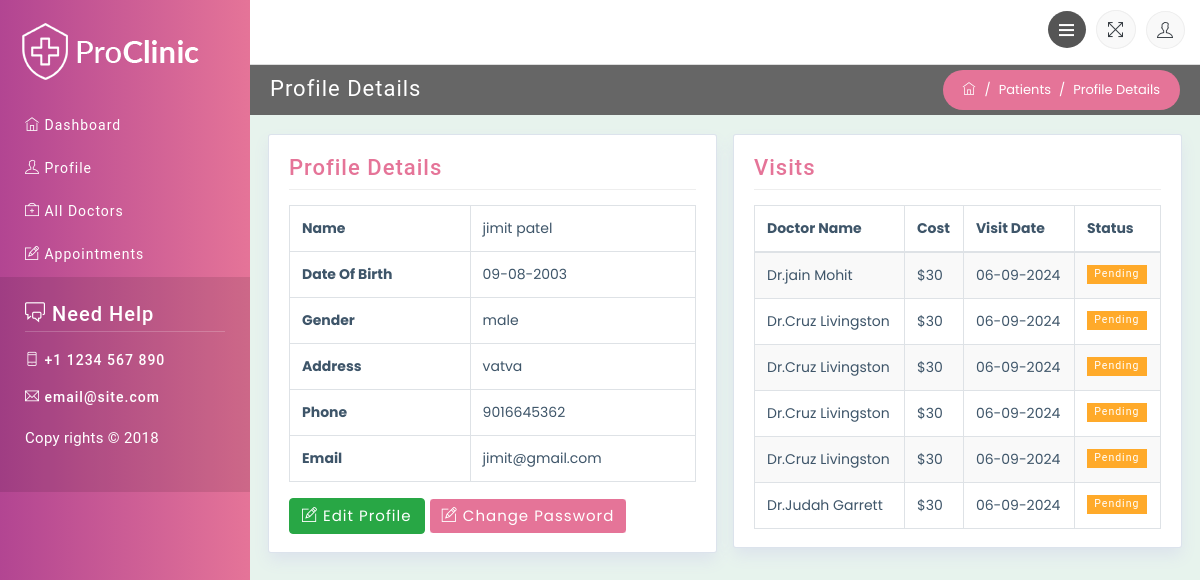
The app's page /patient/patient-profile/ (signed in) with its own data.
### patient/models.py (models this page shows, shortened)
class Patient(BaseModel):
    user = models.ForeignKey(CustomUser, on_delete=models.CASCADE)

class Appointment(BaseModel):
    STATUS_CHOICES = [
        ('P', 'Pending'),
        ('C', 'Confirmed'),
        ('D', 'Completed'),
        ('X', 'Canceled'),
    ]
    status = models.CharField(max_length=1, choices=STATUS_CHOICES, default='P')
    patient =  models.ForeignKey(Patient, on_delete=models.CASCADE)
    doctor = models.ForeignKey('doctor.Doctor', on_delete=models.CASCADE)
    disease = models.ForeignKey('custom_admin.Disease', on_delete=models.CASCADE)
    appointment_date = models.DateField()
    appointment_time = models.TimeField()
    end_time = models.TimeField(null=True, blank=True)

### user/models.py (models this page shows, shortened)
class CustomUser(AbstractUser):
    Patient = "Patient"
    Doctor = "Doctor"
    Admin = 'Admin'
    GENDER_CHOICES = [
        ('male', 'Male'),
        ('female', 'Female'),
        ('other', 'Other'),
    ]
    ROLE_CHOICES = [
        (Patient, 'Patient'),
        (Doctor, 'Doctor'),
        (Admin, 'Admin')
    ]
    username = None
    role = models.CharField(max_length=10, choices=ROLE_CHOICES, default=Patient)
    phone_number = models.CharField(max_length=15, blank=True, null=True)
    date_of_birth = models.DateField(blank=True, null=True)
    gender = models.CharField(max_length=10, choices=GENDER_CHOICES, blank=True, null=True)
    address = models.CharField(max_length=255, blank=True, null=True)
    age = models.IntegerField(null=True, blank=True)
    email = models.EmailField(unique=True)
    USERNAME_FIELD = 'email'
    REQUIRED_FIELDS = []
    objects = CustomUserManager()

### doctor/models.py (models this page shows, shortened)
class Doctor(BaseModel):
    user = models.ForeignKey(CustomUser, on_delete=models.CASCADE)
    specialization = models.ForeignKey(Specialization, on_delete=models.CASCADE)
    experience = models.IntegerField()
    doctor_details = models.CharField(max_length=200)
    profile_photo = models.ImageField(upload_to='doctor_photos/', null=True, blank=True)

### patient/views.py (the view)
# urls.py: path('patient-profile/', PatientProfileView.as_view(), name='patient-profile'),
class PatientProfileView(PatientLoginRequiredMixin, TemplateView):
    template_name = 'patient/about-patient.html'
    def get_context_data(self, **kwargs):
        context = super().get_context_data(**kwargs)
        patient = Patient.objects.get(user=self.request.user)
        context['patient'] = patient
        context['appointments'] = Appointment.objects.filter(patient=patient)
        return context

### user/mixins.py (called while the page is built)
    def dispatch(self, request, *args, **kwargs):
        if not request.user.is_authenticated:
            return self.handle_no_permission()
        allowed_user_types = ['Patient']
        if request.user.role not in allowed_user_types:
            return redirect(self.login_url)
        return super().dispatch(request, *args, **kwargs)

### templates/patient/about-patient.html
{% extends "patient/base.html" %}
{% load static %}
{% block content %}
        <div class="row no-margin-padding">
          <div class="col-md-6">
            <h3 class="block-title">Profile Details</h3>
          </div>
          <div class="col-md-6">
            <ol class="breadcrumb">
              <li class="breadcrumb-item">
                <a href="{% url "patient:user_index" %}">
                  <span class="ti-home"></span>
                </a>
              </li>
              <li class="breadcrumb-item">Patients</li>
              <li class="breadcrumb-item active">Profile Details</li>
            </ol>
          </div>
        </div>
        <div class="container-fluid">
          <div class="row">
            <div class="col-md-6">
              <div class="widget-area-2 proclinic-box-shadow">
                <h3 class="widget-title">Profile Details</h3>
                <div class="table-responsive">
                  <table class="table table-bordered">
                    <tbody>
                      <tr>
                        <td><strong>Name</strong></td>
                        <td>{{ patient.user.first_name }} {{ patient.user.last_name }} </td>
                      </tr>
                      <tr>
                        <td><strong>Date Of Birth</strong></td>
                        <td>{{ patient.user.date_of_birth|date:'d-m-Y'  }}</td>
                      </tr>
                      <tr>
                        <td><strong>Gender</strong></td>
                        <td>{{ patient.user.gender }}</td>
                      </tr>
                      <tr>
                        <td><strong>Address</strong></td>
                        <td>{{ patient.user.address }}</td>
                      </tr>
                      <tr>
                        <td><strong>Phone </strong></td>
                        <td>{{ patient.user.phone_number }}</td>
                      </tr>
                      <tr>
                        <td><strong>Email</strong></td>
                        <td>{{ patient.user.email }}</td>
                      </tr>
                    </tbody>
                  </table>
                </div>
                <a href="{% url "patient:edit-profile" %}" class="btn btn-success mb-3">
                  <span class="ti-pencil-alt"></span> Edit Profile
                </a>
                <a href="{% url "user:change-password" %}" class="btn btn-primary mb-3 ">
                  <span class="ti-pencil-alt"></span> Change Password
                </a>
              </div>
            </div>
            <div class="col-md-6">
              <div class="widget-area-2 proclinic-box-shadow">
                <h3 class="widget-title">Visits</h3>
                <div class="table-responsive">
                  <table class="table table-bordered table-striped">
                    <thead>
                      <tr>
                        <th>Doctor Name</th>
                        <th>Cost</th>
                        <th>Visit Date</th>
                        <th>Status</th>
                      </tr>
                    </thead>
                    <tbody>
                      {% for appointment in appointments %}
                      <tr>
                        <td>Dr.{{ appointment.doctor.user.first_name }} {{ appointment.doctor.user.last_name }}</td>
                        <td>$30</td>
                        <td>{{ appointment.appointment_date|date:'d-m-Y' }}</td>
                        <td>
                          {% if appointment.status == 'P' %}
                              <span class="badge badge-warning">Pending</span>
                          {% elif appointment.status == 'C' %}
                              <span class="badge badge-success">Confirmed</span>
                          {% elif appointment.status == 'D' %}
                              <span class="badge badge-primary">Completed</span>
                          {% elif appointment.status == 'X' %}
                              <span class="badge badge-danger">Canceled</span>
                          {% else %}
                              <span class="badge badge-secondary">Unknown</span>
                          {% endif %}
                      </td>
                      </tr>
                      {% endfor %}
                    </tbody>
                  </table>
                </div>
              </div>
            </div>
          </div>
        </div>
      </div>
    </div>
   {% endblock %}

### static/css/styles.css (style rules this page uses)
body { font-family: 'Poppins', sans-serif; background: #fafafa; color: #3e5569; }
h1, h2, h3, h4, h5, h6, span, #sidebar { font-family: 'Roboto', sans-serif; letter-spacing: 1px; }
a, a:hover, a:focus { color: inherit; text-decoration: none; transition: all 0.3s; }
.breadcrumb { border-radius: 0; margin-bottom: 0; padding: 0px; float: right; padding: 10px 20px; border-radius: 20px; }
.breadcrumb-item { color: #fff; font-size: 13px; }
.breadcrumb-item.active { color: #fff; font-size: 13px; }
.breadcrumb-item+.breadcrumb-item::before { color: #fff; }
.badge { padding: .4em .7em; border-radius: 0; font-weight: 400; }
.table td, .table th { padding: .75rem; }
.proclinic-box-shadow { border-radius: 0; border: 0; -webkit-box-shadow: 0 0 0 1px #dce3ec, 0 8px 16px 0 #dce3ec; box-shadow: 0 0 0 1px #dce3ec, 0 8px 16px 0 #dce3ec; background: #fff; margin-top: 20px; }
div[class*="col-"] { padding-right: 9px; padding-left: 9px; }
.badge-warning, .bg-warning { color: #fff; background-color: #FFAA2A !important; }
.table-striped tbody tr:nth-of-type(odd) { background-color: #F9F9F9; }
table.table tbody td, table.table thead th { font-size: 14px; }
h3.block-title { font-size: 22px; color: #fff; background: transparent; }
.widget-area-2 { background: #fff; margin-top: 20px; padding: 20px; padding-bottom: 2px; border-radius: 2px; }
.widget-title { font-size: 22px; padding-bottom: .5rem; margin-bottom: 15px; border-bottom: 1px solid #eeeeee; }
.btn { margin-bottom: 5px; font-size: 15px; letter-spacing: 1px; }
.no-margin-padding { margin-left: 0px !important; margin-right: 0px !important; padding: 5px 20px; background: #666666; }
.no-margin-padding [class*="col-"], .no-mp [class*="col-"] { padding-right: 0px; padding-left: 0px; }
.block-title { -ms-flex: 1 1 auto; flex: 1 1 auto; min-height: 1.75rem; margin: 0; font-size: 1.125rem; font-weight: 400; line-height: 1.75; }

### static/css/red.css (style rules this page uses)
.btn-primary { background: #E57498; background: -webkit-linear-gradient(to right, #E57498, #E57498); background: linear-gradient(to right, #E57498, #E57498); border-color: #ffffff; }
#faq2 .block-header, .breadcrumb { background: #E57498; background: -webkit-linear-gradient(to right, #E57498, #E57498); background: linear-gradient(to right, #E57498, #E57498); }
.widget-title { color: #E57498; }

### static/css/responsive.css (style rules this page uses)
@media (min-width: 992px) { .row { margin-right: -5px; margin-left: -5px; } }

### records on screen
Patient: user.first_name "jimit", user.last_name "patel", user.date_of_birth "09-08-2003", user.gender "male", user.address "vatva", user.phone_number "9016645362", user.email "jimit@gmail.com"
Appointment: doctor.user.first_name "jain", doctor.user.last_name "Mohit", appointment_date "06-09-2024", status "Pending"
Appointment: doctor.user.first_name "Cruz", doctor.user.last_name "Livingston", appointment_date "06-09-2024", status "Pending"
Appointment: doctor.user.first_name "Cruz", doctor.user.last_name "Livingston", appointment_date "06-09-2024", status "Pending"
Appointment: doctor.user.first_name "Cruz", doctor.user.last_name "Livingston", appointment_date "06-09-2024", status "Pending"
Appointment: doctor.user.first_name "Cruz", doctor.user.last_name "Livingston", appointment_date "06-09-2024", status "Pending"
Appointment: doctor.user.first_name "Judah", doctor.user.last_name "Garrett", appointment_date "06-09-2024", status "Pending"
